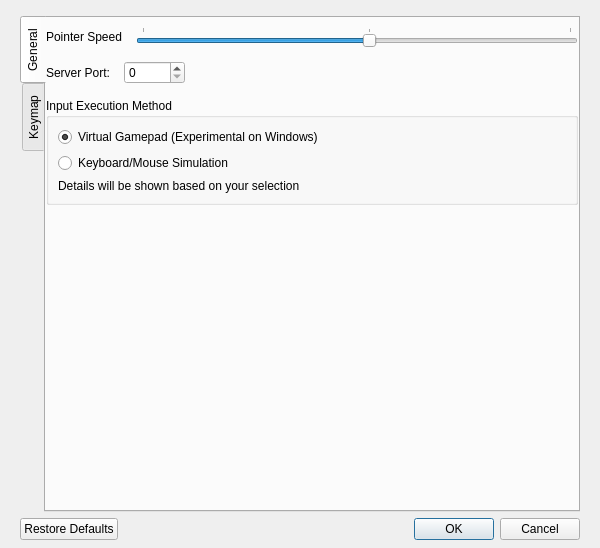
<?xml version="1.0" encoding="UTF-8"?>
<ui version="4.0">
 <class>Preferences</class>
 <widget class="QWidget" name="Preferences">
  <property name="geometry">
   <rect>
    <x>0</x>
    <y>0</y>
    <width>600</width>
    <height>548</height>
   </rect>
  </property>
  <property name="windowTitle">
   <string>Preferences</string>
  </property>
  <layout class="QVBoxLayout" name="verticalLayout">
   <property name="leftMargin"><number>20</number></property>
   <property name="topMargin"><number>16</number></property>
   <property name="rightMargin"><number>20</number></property>
   <property name="bottomMargin"><number>8</number></property>
   <item>
    <widget class="QTabWidget" name="preferencesTabWidget">
     <property name="tabPosition">
      <enum>QTabWidget::TabPosition::West</enum>
     </property>
     <property name="currentIndex">
      <number>0</number>
     </property>
     <widget class="QWidget" name="generalTab">
      <attribute name="title">
       <string>General</string>
      </attribute>
      <layout class="QVBoxLayout" name="generalTabLayout">
 <property name="leftMargin"><number>0</number></property>
 <property name="rightMargin"><number>0</number></property>
       <property name="spacing"><number>14</number></property>
       <item>
        <layout class="QHBoxLayout" name="horizontalLayout">
         <item>
          <widget class="QLabel" name="Pointer">
           <property name="text">
            <string>Pointer Speed</string>
           </property>
          </widget>
         </item>
         <item>
          <widget class="QSlider" name="pointerSlider">
           <property name="minimum">
            <number>1</number>
           </property>
           <property name="maximum">
            <number>18</number>
           </property>
           <property name="value">
            <number>10</number>
           </property>
           <property name="orientation">
            <enum>Qt::Orientation::Horizontal</enum>
           </property>
           <property name="tickPosition">
            <enum>QSlider::TickPosition::TicksAbove</enum>
           </property>
           <property name="tickInterval">
            <number>9</number>
           </property>
          </widget>
         </item>
        </layout>
       </item>
       <item>
        <layout class="QHBoxLayout" name="horizontalLayout_port">
         <item>
          <widget class="QLabel" name="label_port">
           <property name="text">
            <string>Server Port:</string>
           </property>
          </widget>
         </item>
         <item>
          <widget class="QSpinBox" name="portSpinBox">
           <property name="toolTip">
            <string>Port number for the server (1024-65535). Random picks a different port each time.</string>
           </property>
           <property name="minimum">
            <number>0</number>
           </property>
           <property name="maximum">
            <number>65535</number>
           </property>
           <property name="value">
            <number>0</number>
           </property>
          </widget>
         </item>
         <item>
          <spacer name="portSpacer">
           <property name="orientation">
            <enum>Qt::Horizontal</enum>
           </property>
           <property name="sizeHint" stdset="0">
            <size>
             <width>40</width>
             <height>20</height>
            </size>
           </property>
          </spacer>
         </item>
        </layout>
       </item>
       <item>
        <widget class="QGroupBox" name="executorGroup">
         <property name="sizePolicy">
          <sizepolicy hsizetype="Preferred" vsizetype="Maximum">
           <horstretch>0</horstretch>
           <verstretch>0</verstretch>
          </sizepolicy>
         </property>
         <property name="title">
          <string>Input Execution Method</string>
         </property>
         <layout class="QVBoxLayout" name="executorLayout">
          <item>
           <widget class="QRadioButton" name="gamepadExecutorRadio">
            <property name="text">
             <string>Virtual Gamepad (Experimental on Windows)</string>
            </property>
            <property name="checked">
             <bool>true</bool>
            </property>
           </widget>
          </item>
          <item>
           <widget class="QRadioButton" name="keyboardMouseExecutorRadio">
            <property name="text">
             <string>Keyboard/Mouse Simulation</string>
            </property>
           </widget>
          </item>
          <item>
           <widget class="QLabel" name="executorNotesLabel">
            <property name="sizePolicy">
             <sizepolicy hsizetype="Preferred" vsizetype="Maximum">
              <horstretch>0</horstretch>
              <verstretch>0</verstretch>
             </sizepolicy>
            </property>
            <property name="alignment">
             <set>Qt::AlignLeading|Qt::AlignLeft|Qt::AlignTop</set>
            </property>
            <property name="text">
             <string>Details will be shown based on your selection</string>
            </property>
            <property name="textFormat">
             <enum>Qt::TextFormat::MarkdownText</enum>
            </property>
            <property name="wordWrap">
             <bool>true</bool>
            </property>
           </widget>
          </item>
         </layout>
        </widget>
       </item>
       <item>
        <spacer name="generalTabSpacer">
         <property name="orientation">
          <enum>Qt::Vertical</enum>
         </property>
         <property name="sizeHint" stdset="0">
          <size>
           <width>20</width>
           <height>40</height>
          </size>
         </property>
        </spacer>
       </item>
      </layout>
     </widget>
     <widget class="QWidget" name="keymapTab">
      <attribute name="title">
       <string>Keymap</string>
      </attribute>
      <layout class="QVBoxLayout" name="keymapTabLayout">
 <property name="leftMargin"><number>0</number></property>
 <property name="rightMargin"><number>0</number></property>
       <item>
        <widget class="QGroupBox" name="profilesGroup">
         <property name="title">
          <string>Profiles</string>
         </property>
         <layout class="QHBoxLayout" name="profilesLayout">
 <property name="leftMargin"><number>0</number></property>
 <property name="rightMargin"><number>0</number></property>
          <item>
           <widget class="QComboBox" name="profileComboBox">
            <property name="sizePolicy">
             <sizepolicy hsizetype="Expanding" vsizetype="Fixed">
              <horstretch>0</horstretch>
              <verstretch>0</verstretch>
             </sizepolicy>
            </property>
           </widget>
          </item>
          <item>
           <widget class="QPushButton" name="newProfileButton">
            <property name="text">
             <string>New</string>
            </property>
           </widget>
          </item>
          <item>
           <widget class="QPushButton" name="deleteProfileButton">
            <property name="text">
             <string>Delete</string>
            </property>
           </widget>
          </item>
         </layout>
        </widget>
       </item>
       <item>
        <widget class="QTabWidget" name="keymapTabWidget">
         <property name="currentIndex">
          <number>0</number>
         </property>
         <widget class="QWidget" name="buttonsTab">
          <attribute name="title">
           <string>Buttons</string>
          </attribute>
          <layout class="QVBoxLayout" name="buttonsTabLayout">
 <property name="leftMargin"><number>0</number></property>
 <property name="rightMargin"><number>0</number></property>
           <item>
            <widget class="QGroupBox" name="ButtonMaps">
             <property name="title">
              <string>Button Mappings</string>
             </property>
             <layout class="QFormLayout" name="buttonMappingsLayout">
              <item row="0" column="0">
               <widget class="QLabel" name="xbutton">
                <property name="text">
                 <string>X</string>
                </property>
               </widget>
              </item>
              <item row="0" column="1">
               <widget class="ButtonInputBox" name="xmap" native="true">
                <property name="sizePolicy">
                 <sizepolicy hsizetype="MinimumExpanding" vsizetype="Fixed">
                  <horstretch>0</horstretch>
                  <verstretch>0</verstretch>
                 </sizepolicy>
                </property>
                <property name="font">
                 <font>
                  <pointsize>10</pointsize>
                  <bold>true</bold>
                 </font>
                </property>
                <property name="clearButtonEnabled" stdset="0">
                 <bool>true</bool>
                </property>
               </widget>
              </item>
              <item row="1" column="0">
               <widget class="QLabel" name="ybutton">
                <property name="text">
                 <string>Y</string>
                </property>
               </widget>
              </item>
              <item row="1" column="1">
               <widget class="ButtonInputBox" name="ymap" native="true">
                <property name="sizePolicy">
                 <sizepolicy hsizetype="MinimumExpanding" vsizetype="Fixed">
                  <horstretch>0</horstretch>
                  <verstretch>0</verstretch>
                 </sizepolicy>
                </property>
                <property name="font">
                 <font>
                  <pointsize>10</pointsize>
                  <bold>true</bold>
                 </font>
                </property>
                <property name="clearButtonEnabled" stdset="0">
                 <bool>true</bool>
                </property>
               </widget>
              </item>
              <item row="2" column="0">
               <widget class="QLabel" name="abutton">
                <property name="text">
                 <string>A</string>
                </property>
               </widget>
              </item>
              <item row="2" column="1">
               <widget class="ButtonInputBox" name="amap" native="true">
                <property name="sizePolicy">
                 <sizepolicy hsizetype="MinimumExpanding" vsizetype="Fixed">
                  <horstretch>0</horstretch>
                  <verstretch>0</verstretch>
                 </sizepolicy>
                </property>
                <property name="font">
                 <font>
                  <pointsize>10</pointsize>
                  <bold>true</bold>
                 </font>
                </property>
                <property name="clearButtonEnabled" stdset="0">
                 <bool>true</bool>
                </property>
               </widget>
              </item>
              <item row="3" column="0">
               <widget class="QLabel" name="bbutton">
                <property name="text">
                 <string>B</string>
                </property>
               </widget>
              </item>
              <item row="3" column="1">
               <widget class="ButtonInputBox" name="bmap" native="true">
                <property name="sizePolicy">
                 <sizepolicy hsizetype="MinimumExpanding" vsizetype="Fixed">
                  <horstretch>0</horstretch>
                  <verstretch>0</verstretch>
                 </sizepolicy>
                </property>
                <property name="font">
                 <font>
                  <pointsize>10</pointsize>
                  <bold>true</bold>
                 </font>
                </property>
                <property name="clearButtonEnabled" stdset="0">
                 <bool>true</bool>
                </property>
               </widget>
              </item>
              <item row="4" column="0">
               <widget class="QLabel" name="Lt">
                <property name="text">
                 <string>Left Shoulder</string>
                </property>
               </widget>
              </item>
              <item row="4" column="1">
               <widget class="ButtonInputBox" name="Ltmap" native="true">
                <property name="sizePolicy">
                 <sizepolicy hsizetype="MinimumExpanding" vsizetype="Fixed">
                  <horstretch>0</horstretch>
                  <verstretch>0</verstretch>
                 </sizepolicy>
                </property>
                <property name="font">
                 <font>
                  <pointsize>10</pointsize>
                  <bold>true</bold>
                 </font>
                </property>
                <property name="clearButtonEnabled" stdset="0">
                 <bool>true</bool>
                </property>
               </widget>
              </item>
              <item row="5" column="0">
               <widget class="QLabel" name="Rt">
                <property name="text">
                 <string>Right Shoulder</string>
                </property>
               </widget>
              </item>
              <item row="5" column="1">
               <widget class="ButtonInputBox" name="Rtmap" native="true">
                <property name="sizePolicy">
                 <sizepolicy hsizetype="MinimumExpanding" vsizetype="Fixed">
                  <horstretch>0</horstretch>
                  <verstretch>0</verstretch>
                 </sizepolicy>
                </property>
                <property name="font">
                 <font>
                  <pointsize>10</pointsize>
                  <bold>true</bold>
                 </font>
                </property>
                <property name="clearButtonEnabled" stdset="0">
                 <bool>true</bool>
                </property>
               </widget>
              </item>
              <item row="6" column="0">
               <widget class="QLabel" name="dup">
                <property name="text">
                 <string>DPad Up</string>
                </property>
               </widget>
              </item>
              <item row="6" column="1">
               <widget class="ButtonInputBox" name="dupmap" native="true">
                <property name="sizePolicy">
                 <sizepolicy hsizetype="MinimumExpanding" vsizetype="Fixed">
                  <horstretch>0</horstretch>
                  <verstretch>0</verstretch>
                 </sizepolicy>
                </property>
                <property name="font">
                 <font>
                  <pointsize>10</pointsize>
                  <bold>true</bold>
                 </font>
                </property>
                <property name="clearButtonEnabled" stdset="0">
                 <bool>true</bool>
                </property>
               </widget>
              </item>
              <item row="7" column="0">
               <widget class="QLabel" name="ddown">
                <property name="text">
                 <string>DPad Down</string>
                </property>
               </widget>
              </item>
              <item row="7" column="1">
               <widget class="ButtonInputBox" name="ddownmap" native="true">
                <property name="sizePolicy">
                 <sizepolicy hsizetype="MinimumExpanding" vsizetype="Fixed">
                  <horstretch>0</horstretch>
                  <verstretch>0</verstretch>
                 </sizepolicy>
                </property>
                <property name="font">
                 <font>
                  <pointsize>10</pointsize>
                  <bold>true</bold>
                 </font>
                </property>
                <property name="clearButtonEnabled" stdset="0">
                 <bool>true</bool>
                </property>
               </widget>
              </item>
              <item row="8" column="0">
               <widget class="QLabel" name="dleft">
                <property name="text">
                 <string>DPad Left</string>
                </property>
               </widget>
              </item>
              <item row="8" column="1">
               <widget class="ButtonInputBox" name="dleftmap" native="true">
                <property name="sizePolicy">
                 <sizepolicy hsizetype="MinimumExpanding" vsizetype="Fixed">
                  <horstretch>0</horstretch>
                  <verstretch>0</verstretch>
                 </sizepolicy>
                </property>
                <property name="font">
                 <font>
                  <pointsize>10</pointsize>
                  <bold>true</bold>
                 </font>
                </property>
                <property name="clearButtonEnabled" stdset="0">
                 <bool>true</bool>
                </property>
               </widget>
              </item>
              <item row="9" column="0">
               <widget class="QLabel" name="dright">
                <property name="text">
                 <string>DPad Right</string>
                </property>
               </widget>
              </item>
              <item row="9" column="1">
               <widget class="ButtonInputBox" name="drightmap" native="true">
                <property name="sizePolicy">
                 <sizepolicy hsizetype="MinimumExpanding" vsizetype="Fixed">
                  <horstretch>0</horstretch>
                  <verstretch>0</verstretch>
                 </sizepolicy>
                </property>
                <property name="font">
                 <font>
                  <pointsize>10</pointsize>
                  <bold>true</bold>
                 </font>
                </property>
                <property name="clearButtonEnabled" stdset="0">
                 <bool>true</bool>
                </property>
               </widget>
              </item>
              <item row="10" column="0">
               <widget class="QLabel" name="menu">
                <property name="text">
                 <string>Menu</string>
                </property>
               </widget>
              </item>
              <item row="10" column="1">
               <widget class="ButtonInputBox" name="menumap" native="true">
                <property name="sizePolicy">
                 <sizepolicy hsizetype="MinimumExpanding" vsizetype="Fixed">
                  <horstretch>0</horstretch>
                  <verstretch>0</verstretch>
                 </sizepolicy>
                </property>
                <property name="font">
                 <font>
                  <pointsize>10</pointsize>
                  <bold>true</bold>
                 </font>
                </property>
                <property name="clearButtonEnabled" stdset="0">
                 <bool>true</bool>
                </property>
               </widget>
              </item>
              <item row="11" column="0">
               <widget class="QLabel" name="view">
                <property name="text">
                 <string>View</string>
                </property>
               </widget>
              </item>
              <item row="11" column="1">
               <widget class="ButtonInputBox" name="viewmap" native="true">
                <property name="sizePolicy">
                 <sizepolicy hsizetype="MinimumExpanding" vsizetype="Fixed">
                  <horstretch>0</horstretch>
                  <verstretch>0</verstretch>
                 </sizepolicy>
                </property>
                <property name="font">
                 <font>
                  <pointsize>10</pointsize>
                  <bold>true</bold>
                 </font>
                </property>
                <property name="clearButtonEnabled" stdset="0">
                 <bool>true</bool>
                </property>
               </widget>
              </item>
             </layout>
            </widget>
           </item>
          </layout>
         </widget>
         <widget class="QWidget" name="thumbsticksTab">
          <attribute name="title">
           <string>Thumbsticks</string>
          </attribute>
          <layout class="QVBoxLayout" name="thumbsticksTabLayout">
 <property name="leftMargin"><number>0</number></property>
 <property name="rightMargin"><number>0</number></property>
           <item>
            <widget class="QGroupBox" name="ThumbstickMaps">
              <property name="sizePolicy">
               <sizepolicy hsizetype="Preferred" vsizetype="Maximum">
                <horstretch>0</horstretch>
                <verstretch>0</verstretch>
               </sizepolicy>
              </property>
             <property name="title">
              <string>Thumbstick Mappings</string>
             </property>
             <layout class="QGridLayout" name="thumbstickGridLayout">
              <item row="0" column="0" colspan="2">
               <widget class="QLabel" name="leftThumbLabel">
                <property name="font">
                 <font>
                  <bold>true</bold>
                 </font>
                </property>
                <property name="text">
                 <string>Left Thumbstick</string>
                </property>
               </widget>
              </item>
              <item row="0" column="2">
               <widget class="QCheckBox" name="leftThumbMouseMove">
                <property name="text">
                 <string>Use as Mouse Movement</string>
                </property>
               </widget>
              </item>
              <item row="1" column="0">
               <widget class="QLabel" name="leftThumbUpLabel">
                <property name="text">
                 <string>Up</string>
                </property>
               </widget>
              </item>
              <item row="1" column="1">
               <widget class="ButtonInputBox" name="leftThumbUpMap" native="true">
                <property name="sizePolicy">
                 <sizepolicy hsizetype="MinimumExpanding" vsizetype="Fixed">
                  <horstretch>0</horstretch>
                  <verstretch>0</verstretch>
                 </sizepolicy>
                </property>
                <property name="font">
                 <font>
                  <pointsize>10</pointsize>
                  <bold>true</bold>
                 </font>
                </property>
                <property name="clearButtonEnabled" stdset="0">
                 <bool>true</bool>
                </property>
               </widget>
              </item>
              <item row="2" column="0">
               <widget class="QLabel" name="leftThumbDownLabel">
                <property name="text">
                 <string>Down</string>
                </property>
               </widget>
              </item>
              <item row="2" column="1">
               <widget class="ButtonInputBox" name="leftThumbDownMap" native="true">
                <property name="sizePolicy">
                 <sizepolicy hsizetype="MinimumExpanding" vsizetype="Fixed">
                  <horstretch>0</horstretch>
                  <verstretch>0</verstretch>
                 </sizepolicy>
                </property>
                <property name="font">
                 <font>
                  <pointsize>10</pointsize>
                  <bold>true</bold>
                 </font>
                </property>
                <property name="clearButtonEnabled" stdset="0">
                 <bool>true</bool>
                </property>
               </widget>
              </item>
              <item row="3" column="0">
               <widget class="QLabel" name="leftThumbLeftLabel">
                <property name="text">
                 <string>Left</string>
                </property>
               </widget>
              </item>
              <item row="3" column="1">
               <widget class="ButtonInputBox" name="leftThumbLeftMap" native="true">
                <property name="sizePolicy">
                 <sizepolicy hsizetype="MinimumExpanding" vsizetype="Fixed">
                  <horstretch>0</horstretch>
                  <verstretch>0</verstretch>
                 </sizepolicy>
                </property>
                <property name="font">
                 <font>
                  <pointsize>10</pointsize>
                  <bold>true</bold>
                 </font>
                </property>
                <property name="clearButtonEnabled" stdset="0">
                 <bool>true</bool>
                </property>
               </widget>
              </item>
              <item row="4" column="0">
               <widget class="QLabel" name="leftThumbRightLabel">
                <property name="text">
                 <string>Right</string>
                </property>
               </widget>
              </item>
              <item row="4" column="1">
               <widget class="ButtonInputBox" name="leftThumbRightMap" native="true">
                <property name="sizePolicy">
                 <sizepolicy hsizetype="MinimumExpanding" vsizetype="Fixed">
                  <horstretch>0</horstretch>
                  <verstretch>0</verstretch>
                 </sizepolicy>
                </property>
                <property name="font">
                 <font>
                  <pointsize>10</pointsize>
                  <bold>true</bold>
                 </font>
                </property>
                <property name="clearButtonEnabled" stdset="0">
                 <bool>true</bool>
                </property>
               </widget>
              </item>
              <item row="5" column="0">
               <widget class="QLabel" name="lthumb">
                <property name="text">
                 <string>Click</string>
                </property>
               </widget>
              </item>
              <item row="5" column="1">
               <widget class="ButtonInputBox" name="lthumbmap" native="true">
                <property name="sizePolicy">
                 <sizepolicy hsizetype="MinimumExpanding" vsizetype="Fixed">
                  <horstretch>0</horstretch>
                  <verstretch>0</verstretch>
                 </sizepolicy>
                </property>
                <property name="font">
                 <font>
                  <pointsize>10</pointsize>
                  <bold>true</bold>
                 </font>
                </property>
                <property name="clearButtonEnabled" stdset="0">
                 <bool>true</bool>
                </property>
               </widget>
              </item>
              <item row="6" column="0" colspan="2">
               <widget class="QFrame" name="thumbstickSeparator">
                <property name="frameShape">
                 <enum>QFrame::Shape::HLine</enum>
                </property>
                <property name="frameShadow">
                 <enum>QFrame::Shadow::Sunken</enum>
                </property>
               </widget>
              </item>
              <item row="6" column="0" colspan="2">
               <widget class="QLabel" name="rightThumbLabel">
                <property name="font">
                 <font>
                  <bold>true</bold>
                 </font>
                </property>
                <property name="text">
                 <string>Right Thumbstick</string>
                </property>
               </widget>
              </item>
              <item row="6" column="2">
               <widget class="QCheckBox" name="rightThumbMouseMove">
                <property name="text">
                 <string>Use as Mouse Movement</string>
                </property>
               </widget>
              </item>
              <item row="7" column="0">
               <widget class="QLabel" name="rightThumbUpLabel">
                <property name="text">
                 <string>Up</string>
                </property>
               </widget>
              </item>
              <item row="7" column="1">
               <widget class="ButtonInputBox" name="rightThumbUpMap" native="true">
                <property name="sizePolicy">
                 <sizepolicy hsizetype="MinimumExpanding" vsizetype="Fixed">
                  <horstretch>0</horstretch>
                  <verstretch>0</verstretch>
                 </sizepolicy>
                </property>
                <property name="font">
                 <font>
                  <pointsize>10</pointsize>
                  <bold>true</bold>
                 </font>
                </property>
                <property name="clearButtonEnabled" stdset="0">
                 <bool>true</bool>
                </property>
               </widget>
              </item>
              <item row="8" column="0">
               <widget class="QLabel" name="rightThumbDownLabel">
                <property name="text">
                 <string>Down</string>
                </property>
               </widget>
              </item>
              <item row="8" column="1">
               <widget class="ButtonInputBox" name="rightThumbDownMap" native="true">
                <property name="sizePolicy">
                 <sizepolicy hsizetype="MinimumExpanding" vsizetype="Fixed">
                  <horstretch>0</horstretch>
                  <verstretch>0</verstretch>
                 </sizepolicy>
                </property>
                <property name="font">
                 <font>
                  <pointsize>10</pointsize>
                  <bold>true</bold>
                 </font>
                </property>
                <property name="clearButtonEnabled" stdset="0">
                 <bool>true</bool>
                </property>
               </widget>
              </item>
              <item row="9" column="0">
               <widget class="QLabel" name="rightThumbLeftLabel">
                <property name="text">
                 <string>Left</string>
                </property>
               </widget>
              </item>
              <item row="9" column="1">
               <widget class="ButtonInputBox" name="rightThumbLeftMap" native="true">
                <property name="sizePolicy">
                 <sizepolicy hsizetype="MinimumExpanding" vsizetype="Fixed">
                  <horstretch>0</horstretch>
                  <verstretch>0</verstretch>
                 </sizepolicy>
                </property>
                <property name="font">
                 <font>
                  <pointsize>10</pointsize>
                  <bold>true</bold>
                 </font>
                </property>
                <property name="clearButtonEnabled" stdset="0">
                 <bool>true</bool>
                </property>
               </widget>
              </item>
              <item row="10" column="0">
               <widget class="QLabel" name="rightThumbRightLabel">
                <property name="text">
                 <string>Right</string>
                </property>
               </widget>
              </item>
              <item row="10" column="1">
               <widget class="ButtonInputBox" name="rightThumbRightMap" native="true">
                <property name="sizePolicy">
                 <sizepolicy hsizetype="MinimumExpanding" vsizetype="Fixed">
                  <horstretch>0</horstretch>
                  <verstretch>0</verstretch>
                 </sizepolicy>
                </property>
                <property name="font">
                 <font>
                  <pointsize>10</pointsize>
                  <bold>true</bold>
                 </font>
                </property>
                <property name="clearButtonEnabled" stdset="0">
                 <bool>true</bool>
                </property>
               </widget>
              </item>
              <item row="11" column="0">
               <widget class="QLabel" name="rthumb">
                <property name="text">
                 <string>Click</string>
                </property>
               </widget>
              </item>
              <item row="11" column="1">
               <widget class="ButtonInputBox" name="rthumbmap" native="true">
                <property name="sizePolicy">
                 <sizepolicy hsizetype="MinimumExpanding" vsizetype="Fixed">
                  <horstretch>0</horstretch>
                  <verstretch>0</verstretch>
                 </sizepolicy>
                </property>
                <property name="font">
                 <font>
                  <pointsize>10</pointsize>
                  <bold>true</bold>
                 </font>
                </property>
                <property name="clearButtonEnabled" stdset="0">
                 <bool>true</bool>
                </property>
               </widget>
              </item>
             </layout>
            </widget>
           </item>
           <item>
            <spacer name="thumbsticksTabSpacer">
             <property name="orientation">
              <enum>Qt::Vertical</enum>
             </property>
             <property name="sizeHint" stdset="0">
              <size>
               <width>20</width>
               <height>20</height>
              </size>
             </property>
            </spacer>
           </item>
          </layout>
         </widget>
         <widget class="QWidget" name="triggersTab">
          <attribute name="title">
           <string>Triggers</string>
          </attribute>
          <layout class="QVBoxLayout" name="triggersTabLayout">
 <property name="leftMargin"><number>0</number></property>
 <property name="rightMargin"><number>0</number></property>
           <item>
            <widget class="QGroupBox" name="TriggerMaps">
              <property name="sizePolicy">
               <sizepolicy hsizetype="Preferred" vsizetype="Maximum">
                <horstretch>0</horstretch>
                <verstretch>0</verstretch>
               </sizepolicy>
              </property>
             <property name="title">
              <string>Trigger Mappings</string>
             </property>
             <layout class="QGridLayout" name="triggerGridLayout">
              <item row="0" column="0" colspan="3">
               <widget class="QLabel" name="leftTriggerLabel">
                <property name="font">
                 <font>
                  <bold>true</bold>
                 </font>
                </property>
                <property name="text">
                 <string>Left Trigger</string>
                </property>
               </widget>
              </item>
              <item row="1" column="0">
               <widget class="QLabel" name="leftTriggerButtonLabel">
                <property name="text">
                 <string>Button</string>
                </property>
               </widget>
              </item>
              <item row="1" column="1">
               <widget class="ButtonInputBox" name="leftTriggerButtonMap" native="true">
                <property name="sizePolicy">
                 <sizepolicy hsizetype="MinimumExpanding" vsizetype="Fixed">
                  <horstretch>0</horstretch>
                  <verstretch>0</verstretch>
                 </sizepolicy>
                </property>
                <property name="font">
                 <font>
                  <pointsize>10</pointsize>
                  <bold>true</bold>
                 </font>
                </property>
                <property name="clearButtonEnabled" stdset="0">
                 <bool>true</bool>
                </property>
               </widget>
              </item>
              <item row="2" column="0">
               <widget class="QLabel" name="leftTriggerThresholdLabel">
                <property name="text">
                 <string>Threshold</string>
                </property>
               </widget>
              </item>
              <item row="2" column="1">
               <widget class="QDoubleSpinBox" name="leftTriggerThreshold">
                <property name="sizePolicy">
                 <sizepolicy hsizetype="MinimumExpanding" vsizetype="Fixed">
                  <horstretch>0</horstretch>
                  <verstretch>0</verstretch>
                 </sizepolicy>
                </property>
                <property name="font">
                 <font>
                  <pointsize>10</pointsize>
                  <bold>true</bold>
                 </font>
                </property>
                <property name="suffix">
                 <string>%</string>
                </property>
                <property name="decimals">
                 <number>0</number>
                </property>
                <property name="minimum">
                 <double>1.000000000000000</double>
                </property>
                <property name="maximum">
                 <double>100.000000000000000</double>
                </property>
                <property name="value">
                 <double>50.000000000000000</double>
                </property>
               </widget>
              </item>
              <item row="3" column="0" colspan="2">
               <widget class="QFrame" name="triggerSeparator">
                <property name="frameShape">
                 <enum>QFrame::Shape::HLine</enum>
                </property>
                <property name="frameShadow">
                 <enum>QFrame::Shadow::Sunken</enum>
                </property>
               </widget>
              </item>
              <item row="4" column="0" colspan="3">
               <widget class="QLabel" name="rightTriggerLabel">
                <property name="font">
                 <font>
                  <bold>true</bold>
                 </font>
                </property>
                <property name="text">
                 <string>Right Trigger</string>
                </property>
               </widget>
              </item>
              <item row="5" column="0">
               <widget class="QLabel" name="rightTriggerButtonLabel">
                <property name="text">
                 <string>Button</string>
                </property>
               </widget>
              </item>
              <item row="5" column="1">
               <widget class="ButtonInputBox" name="rightTriggerButtonMap" native="true">
                <property name="sizePolicy">
                 <sizepolicy hsizetype="MinimumExpanding" vsizetype="Fixed">
                  <horstretch>0</horstretch>
                  <verstretch>0</verstretch>
                 </sizepolicy>
                </property>
                <property name="font">
                 <font>
                  <pointsize>10</pointsize>
                  <bold>true</bold>
                 </font>
                </property>
                <property name="clearButtonEnabled" stdset="0">
                 <bool>true</bool>
                </property>
               </widget>
              </item>
              <item row="6" column="0">
               <widget class="QLabel" name="rightTriggerThresholdLabel">
                <property name="text">
                 <string>Threshold</string>
                </property>
               </widget>
              </item>
              <item row="6" column="1">
               <widget class="QDoubleSpinBox" name="rightTriggerThreshold">
                <property name="sizePolicy">
                 <sizepolicy hsizetype="MinimumExpanding" vsizetype="Fixed">
                  <horstretch>0</horstretch>
                  <verstretch>0</verstretch>
                 </sizepolicy>
                </property>
                <property name="font">
                 <font>
                  <pointsize>10</pointsize>
                  <bold>true</bold>
                 </font>
                </property>
                <property name="suffix">
                 <string>%</string>
                </property>
                <property name="decimals">
                 <number>0</number>
                </property>
                <property name="minimum">
                 <double>1.000000000000000</double>
                </property>
                <property name="maximum">
                 <double>100.000000000000000</double>
                </property>
                <property name="value">
                 <double>50.000000000000000</double>
                </property>
               </widget>
              </item>
                            <item row="7" column="0">
                <spacer name="triggerSpacer">
                 <property name="orientation">
                  <enum>Qt::Vertical</enum>
                 </property>
                 <property name="sizeHint" stdset="0">
                  <size>
                   <width>20</width>
                   <height>20</height>
                  </size>
                 </property>
                </spacer>
               </item>
              </layout>
            </widget>
           </item>
           <item>
            <spacer name="triggersTabSpacer">
             <property name="orientation">
              <enum>Qt::Vertical</enum>
             </property>
             <property name="sizeHint" stdset="0">
              <size>
               <width>20</width>
               <height>20</height>
              </size>
             </property>
            </spacer>
           </item>
          </layout>
         </widget>
        </widget>
       </item>
      </layout>
     </widget>
    </widget>
   </item>
   <item>
    <widget class="QDialogButtonBox" name="buttonBox">
     <property name="standardButtons">
      <set>QDialogButtonBox::StandardButton::Cancel|QDialogButtonBox::StandardButton::Ok|QDialogButtonBox::StandardButton::RestoreDefaults</set>
     </property>
    </widget>
   </item>
  </layout>
 </widget>
 <customwidgets>
  <customwidget>
   <class>ButtonInputBox</class>
   <extends>QWidget</extends>
   <header>../../../src/ui/buttoninputbox.hpp</header>
  </customwidget>
 </customwidgets>
 <resources/>
 <connections/>
</ui>
